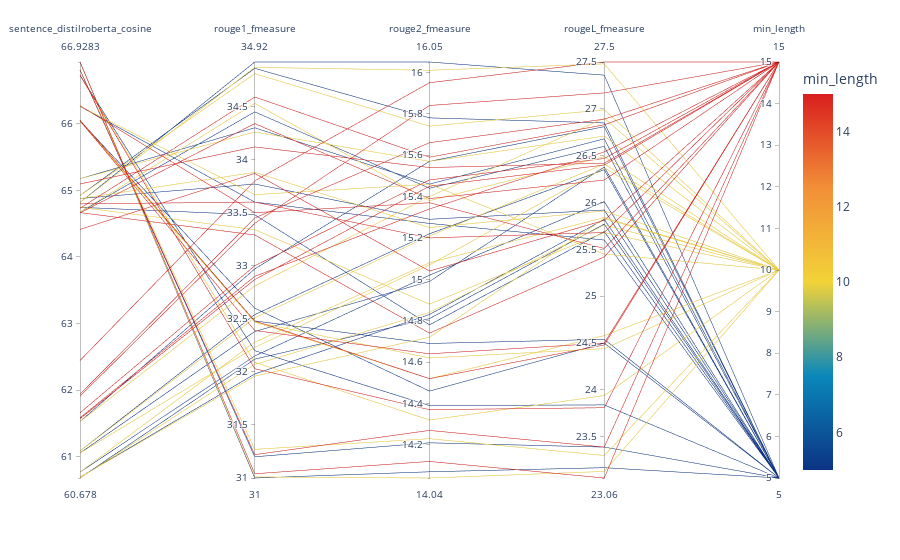
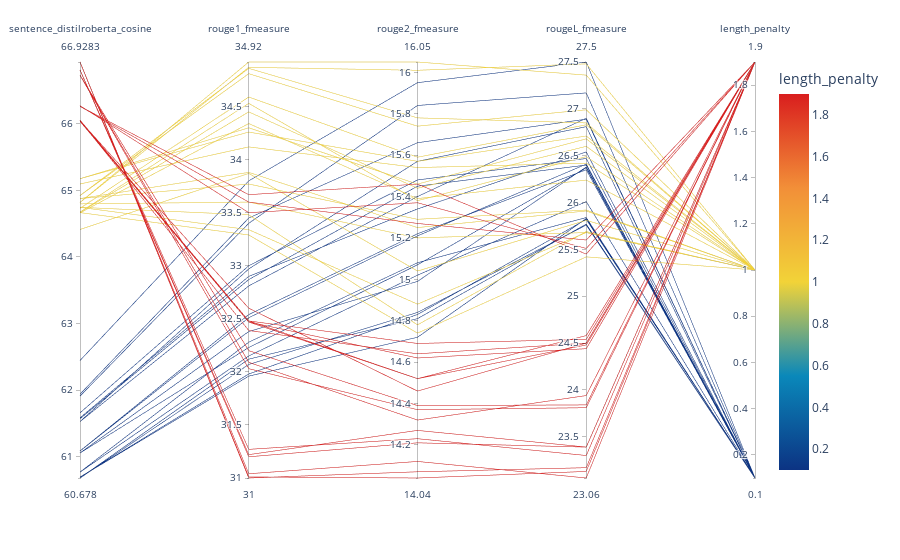
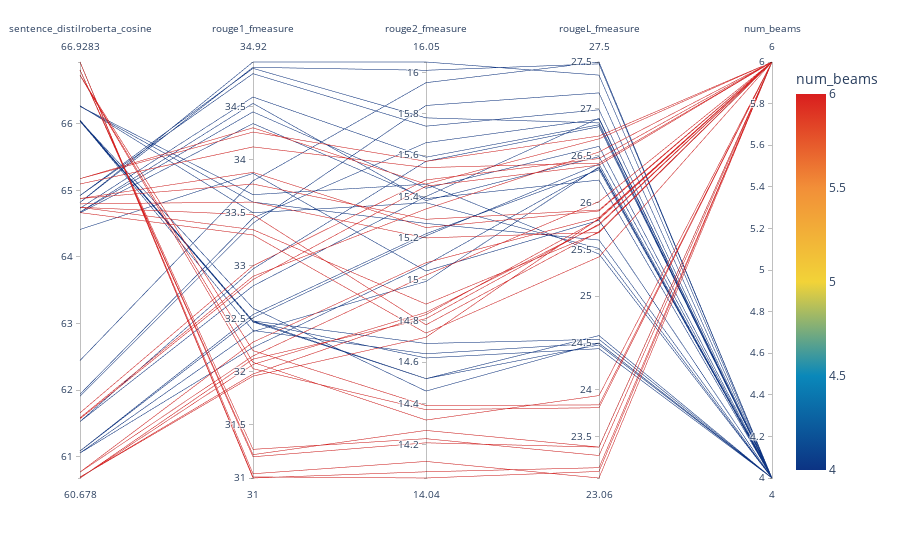
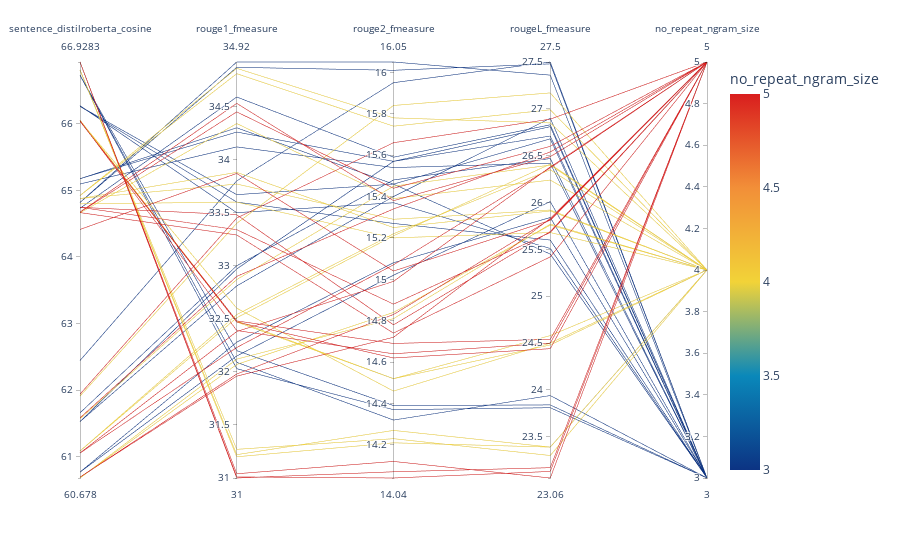

Notebook code cell kept with these figures, in order:
### Code cell
for p in params_to_keep:
    px_paral_coord(gps_best_rouge, p, metrics_to_keep)
